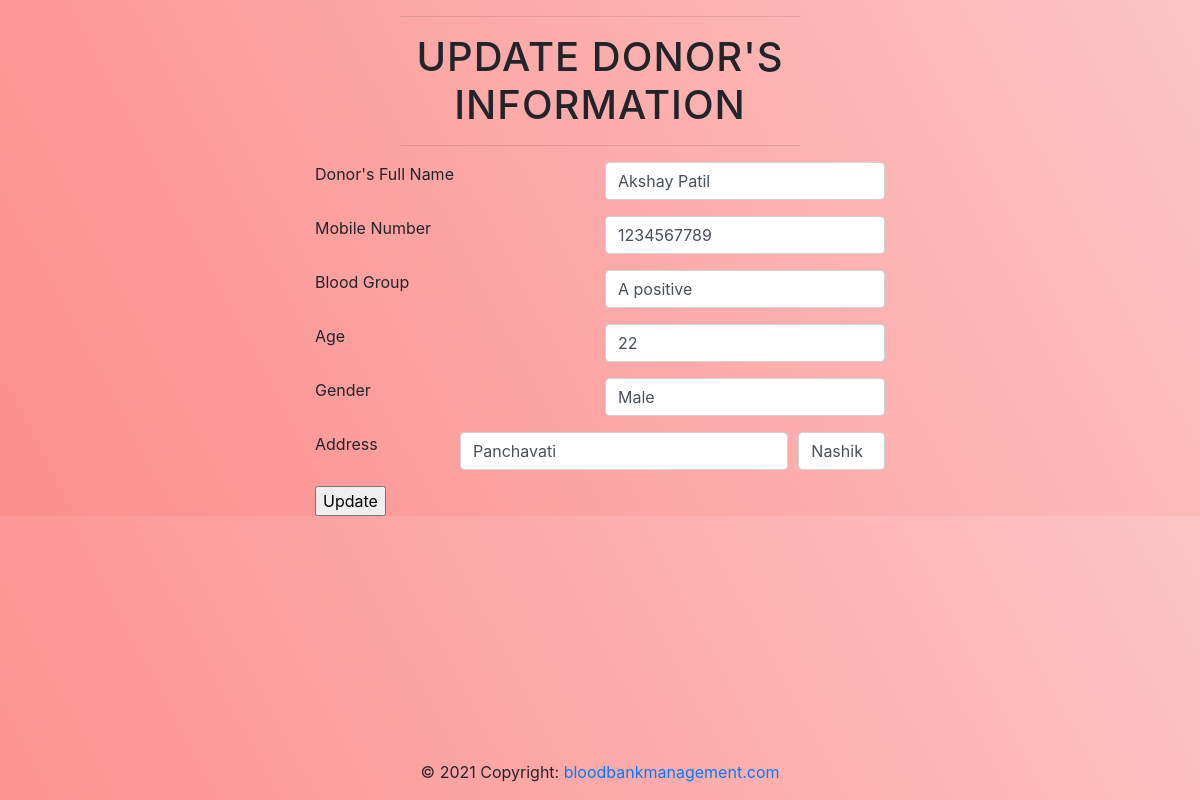
The app's page /updateuser.php?donor_id=6 with its own data.
### tables this page shows
CREATE TABLE `donors` (
  `donor_id` int(11) NOT NULL,
  `donor_name` varchar(50) NOT NULL,
  `mobile_no` varchar(25) NOT NULL,
  `bloodgroup` varchar(20) NOT NULL,
  `age` varchar(11) NOT NULL,
  `gender` varchar(11) NOT NULL,
  `city` varchar(25) NOT NULL,
  `address` varchar(100) NOT NULL
);

### updateuser.php (the view, shortened to what this page needs)
<?php
$servername = "localhost";
$username = "root";
$password = "";
$db = "bloodbank";
$mysqli = new mysqli($servername,$username,$password,$db);
$donor_id = $_GET["donor_id"];
$sql = "SELECT * FROM donors WHERE donor_id='$donor_id'";
$result = $mysqli->query($sql);
if($result->num_rows > 0){
    while ($row = $result->fetch_assoc()) {
        $donor_name = $row["donor_name"];
        $mobile_no = $row["mobile_no"];
        $bloodgroup = $row["bloodgroup"];
        $age = $row["age"];
        $gender = $row["gender"];
        $address = $row["address"];
        $city = $row["city"];
    }
} else{
    echo "0 results";
}
?>
<!DOCTYPE html>
<html lang="en">
<head>
    <link rel="stylesheet" href="css/style2.css">
    <link rel="stylesheet" href="https://maxcdn.bootstrapcdn.com/bootstrap/4.0.0/css/bootstrap.min.css">
</head>
<body>
    <div class="container-fluid justify-content-center" >
            <div class="row justify-content-center">
                <div class="col-lg-6" style="align-items: center;">
                        <hr>
                        <h1 class="intro-text text-center">Update Donor's Information</h1>
                        <hr>
                        <form action="updateuserm.php" method="post">
                            <div class="form-row">
                                <div class="form-group col-md-6">
                                <label for="donor_name">Donor's Full Name</label>
                                </div>
                                <div class="form-group col-md-6 ">
                                <input type="text" class="form-control" id="donor_name" value="<?php echo $donor_name; ?>" name="donor_name">
                                </div>
                            </div>
                            <div class="form-row">
                                <div class="form-group col-md-6">
                                <label for="mobile_no">Mobile Number</label>
                                </div>
                                <div class="form-group col-md-6 ">
                                <input type="text" class="form-control" id="mobile_no" name="mobile_no" value="<?php echo $mobile_no; ?>">
                                </div>
                            </div>
                            <div class="form-row">
                                <div class="form-group col-md-6">
                                <label for="bloodgroup">Blood Group</label>
                                </div>
                                <div class="form-group col-md-6">
                                <input id="bloodgroup" name="bloodgroup"  class="form-control" value="<?php echo $bloodgroup; ?>">
                                </div>
                            </div>
                            <div class="form-row">
                                <div class="form-group col-md-6">
                                    <label for="age">Age</label>
                                </div>
                                <div class="form-group col-md-6">
                                    <input type="text" class="form-control" id="age" name="age" value="<?php echo $age; ?>">
                                </div>
                            </div>
                            <div class="form-row">
                            <div class="form-group col-md-6">
                                <label for="gender">Gender</label>
                            </div>
                            <div class="form-group col-md-6">
                                    <input id="gender" name="gender"  class="form-control" value="<?php echo $gender; ?>">
                            </div>
                            </div>
                            <div class="form-row">
                                <div class="form-group col-md-3">
                                    <label for="address">Address</label>
                                </div>
                                <div class="form-group col-md-7">
                                    <input type="text" class="form-control" id="address" name="address" value="<?php echo $address; ?>">
                                </div>
                                <div class="form-group col-md-2">
                                <input type="text" class="form-control" id="city" name="city"  value="<?php echo $city; ?>">
                                </div>
                            </div>
                            <input type="submit" value="Update" >
                        </form>
                </div>
            </div>
    </div>
    <?php require_once "footer.php"?>
</body>
</html>

### css/style2.css (style rules this page uses)
body { background-color: #fc8e8e; background-image: linear-gradient(62deg, #fc8e8e 0%, #fcc5c3 100%); }

### css/style.css (style rules this page uses)
h1, h2, h3, h4, h5, h6 { text-transform: uppercase; font-family: "Josefin Slab","Helvetica Neue",Helvetica,Arial,sans-serif; font-weight: 700; letter-spacing: 1px; }
hr { max-width: 400px; border-color: #999999; }

### records on screen
donors: donor_name "Akshay Patil", mobile_no "1234567789", bloodgroup "A positive", age "22", gender "Male", address "Panchavati", city "Nashik"
